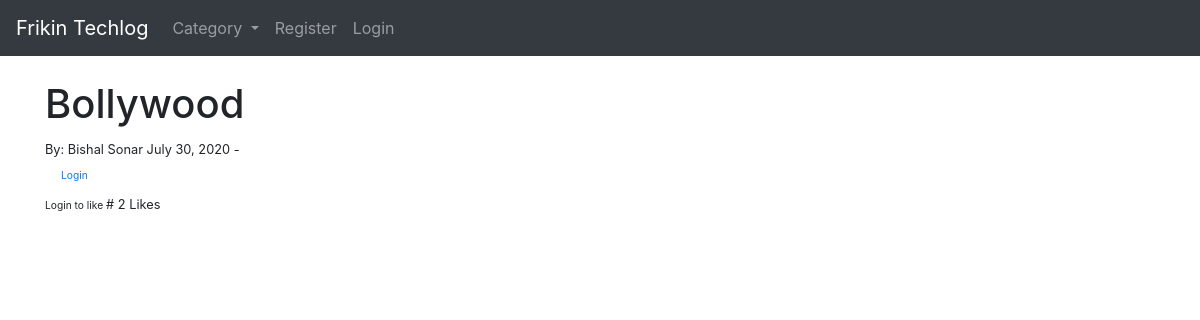
The page /article/18 on the database its author committed.
### techlog/models.py (models this page shows, shortened)
class Post(models.Model):
    title = models.CharField(max_length=255)
    title_tag = models.CharField(max_length=255)
    author = models.ForeignKey(User, on_delete=models.CASCADE)
    body = RichTextField(blank=True, null=True)
    post_date = models.DateField(auto_now_add=True)
    category = models.CharField(max_length=255, default='coding')
    snippet = models.CharField(max_length=255) #default='Click the link Above to read the blog Post..')
    likes = models.ManyToManyField(User, related_name='blog_posts' )
    def total_likes(self):
        return self.likes.count()

### techlog/views.py (the view)
# urls.py: path('article/<int:pk>', ArticleDetailView.as_view(), name='article-detail'),
class ArticleDetailView(DetailView):
    model = Post
    template_name = 'article_detail.html'
    def get_context_data(self, *args, **kwargs):
        cat_menu = Category.objects.all()
        context = super(ArticleDetailView, self).get_context_data(*args, **kwargs)
        stuff = get_object_or_404(Post, id=self.kwargs['pk'])
        total_likes = stuff.total_likes()
        liked = False
        if stuff.likes.filter(id=self.request.user.id).exists():
            liked = True
        context["cat_menu"] = cat_menu
        context["total_likes"] = total_likes
        context["liked"] = liked
        return context

### techlog/models.py (called while the page is built)
    def __str__(self):
        return self.name

### techlog/templates/article_detail.html (shortened to what this page needs)
{% extends 'base.html' %}
{% block content %}
<!DOCTYPE html>
<html lang="en">
<body>
  <h1> {{post.title}}</h1>
    <small> By:
        {{post.author.first_name }}
        {{post.author.last_name }}
        {{ post.post_date}} -
    {% if user.is_authenticated %}
        {% if user.id == post.author.id %}
        <a href="{% url 'update_post' post.pk %}">(Edit) </a>
        <a href="{% url 'delete_post' post.pk %}">(Delete) </a>
            {% endif %}
    </small><br/>
    {{ post.body|safe }}
    <br/> <br/>
    <a href="{% url 'home' %}" class="btn btn-secondary"> Back</a>
<br/><br/>
<br/>
<br/>
<br/>
<form action="{% url 'like_post' post.pk %}"
      method="POST">
    {% csrf_token%}
    {% if liked %}
    <button type="submit", name="post_id", value="{{ post.id }}",
            class=" btn btn-danger   btn-sm">Unlike</button>
    {% else %}
      <button type="submit", name="post_id", value="{{ post.id }}",
              class=" btn btn-primary
    btn-sm">Like</button>
    {% endif %}
    {% else %}
    <small><a class="nav-link" href="{% url 'login' %}">
        Login</a>
        Login to like </small>
{% endif %}
    # {{ total_likes }}
    Likes
</body>
</html>
{%  endblock %}

### rows shown on the page
Post: title "Bollywood", author.first_name "Bishal", author.last_name "Sonar", post_date "July 30, 2020"

### other values the page prints
{{ total_likes }} "2"
